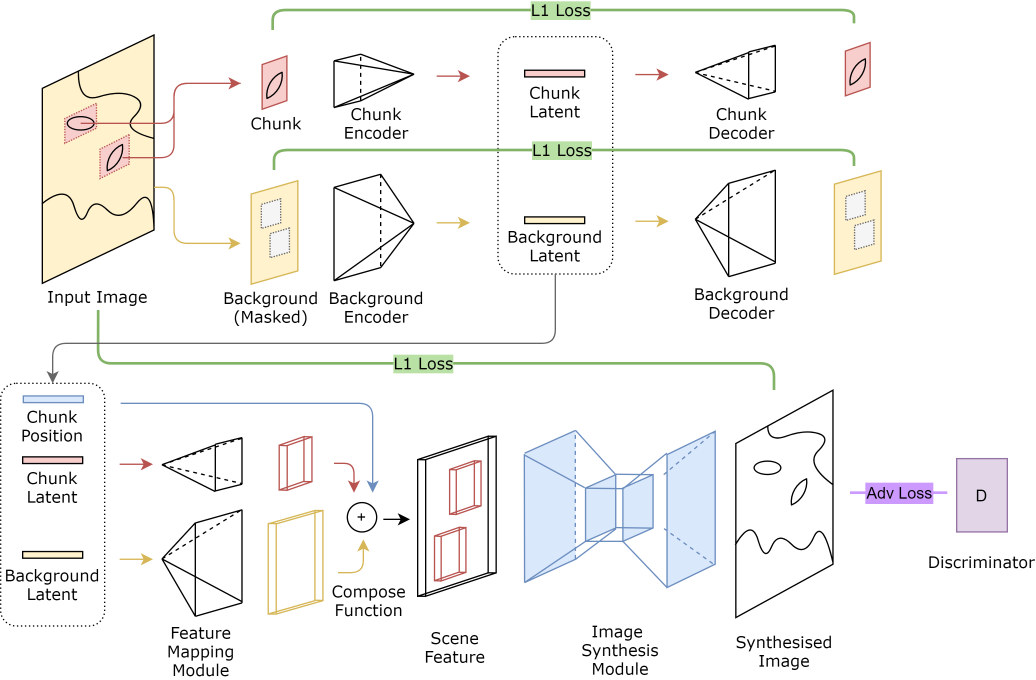
#> input picture ChunkGAN-en.png, 3108 x 2040 px (shown at 1/3 size); its folder holds only this picture in this run
$ python -i labelmap.py   (imports and definitions only)
#> lines starting #> are read from the running program, lines starting #| are printed output that depends on the picture
from PIL import Image
import numpy as np
import cv2
"""
REFER: https://hub.packtpub.com/opencv-detecting-edges-lines-shapes/
2018-06-30 Yonv1943
2018-07-01 comment to test.png
2018-07-01 gray in threshold, hierarchy
2018-07-01 draw_approx_hull_polygon() no [for loop]
2018-11-24
"""

InternalSize = (512, 512)


def scaled_size(scale, size, or_mask=0):
    return (int(size[0] * scale) | or_mask, int(size[1] * scale) | or_mask)


def area_of_size(size):
    return size[0] * size[1]


# [63 lines left out: functions filter_coutours_by_area, draw_min_rect_circle, draw_approx_hull_polygon, not called in this run]


def convert_labelmap(image,
                     internal_size=InternalSize,
                     labelmap_size=None,
                     gamma=1.0,
                     blur_radius=0.1,
                     thresh_type='global',
                     thresh_min=30,
                     block_size=0.1,
                     thresh_C=30,
                     morph_iteration=3,
                     morph_kernel_size=0.005):
    assert image.ndim == 2
    original_size = image.shape
    labelmap_size = labelmap_size or original_size

    if internal_size != original_size:
        image = cv2.resize(image, internal_size, interpolation=cv2.INTER_LANCZOS4)

    if gamma != 1.0:
        image = (255 * np.power(image / 255.0, gamma)).astype(np.uint8)

    blurred_image = cv2.GaussianBlur(image, scaled_size(blur_radius, internal_size, or_mask=1), 0)

    if thresh_type == 'global':
        _, thresh = cv2.threshold(blurred_image, thresh_min, 255, 0)
    elif thresh_type == 'otsu':
        _, thresh = cv2.threshold(blurred_image, thresh_min, 255, cv2.THRESH_OTSU)
    elif thresh_type == 'adaptive_mean' or thresh_type == 'adaptive_gaussian':
        adaptive_method = cv2.ADAPTIVE_THRESH_MEAN_C if thresh_type == 'adaptive_mean' else cv2.ADAPTIVE_THRESH_GAUSSIAN_C
        block_size = scaled_size(block_size, internal_size, or_mask=1)[0]
        thresh = cv2.adaptiveThreshold(blurred_image, 255, adaptive_method, 0, block_size,
                                       thresh_C)
    else:
        raise NotImplementedError(f'thresh type [{thresh_type}] not implemented')

    if morph_iteration is not None:
        kernel = np.ones(scaled_size(morph_kernel_size, internal_size, or_mask=3), np.uint8)
        thresh = cv2.morphologyEx(thresh, cv2.MORPH_OPEN, kernel, iterations=morph_iteration)
        thresh = cv2.morphologyEx(thresh, cv2.MORPH_CLOSE, kernel, iterations=morph_iteration)

    if internal_size != labelmap_size:
        labelmap = cv2.resize(thresh, labelmap_size, interpolation=cv2.INTER_LANCZOS4)
    else:
        labelmap = thresh

    return labelmap


# [21 lines left out: functions extract_edgemap, extract_bounding_boxes, not called in this run]


# [2 lines not run here, left out]

>>> import cv2
>>> picture = cv2.imread('../ChunkGAN-en.png', cv2.IMREAD_GRAYSCALE)
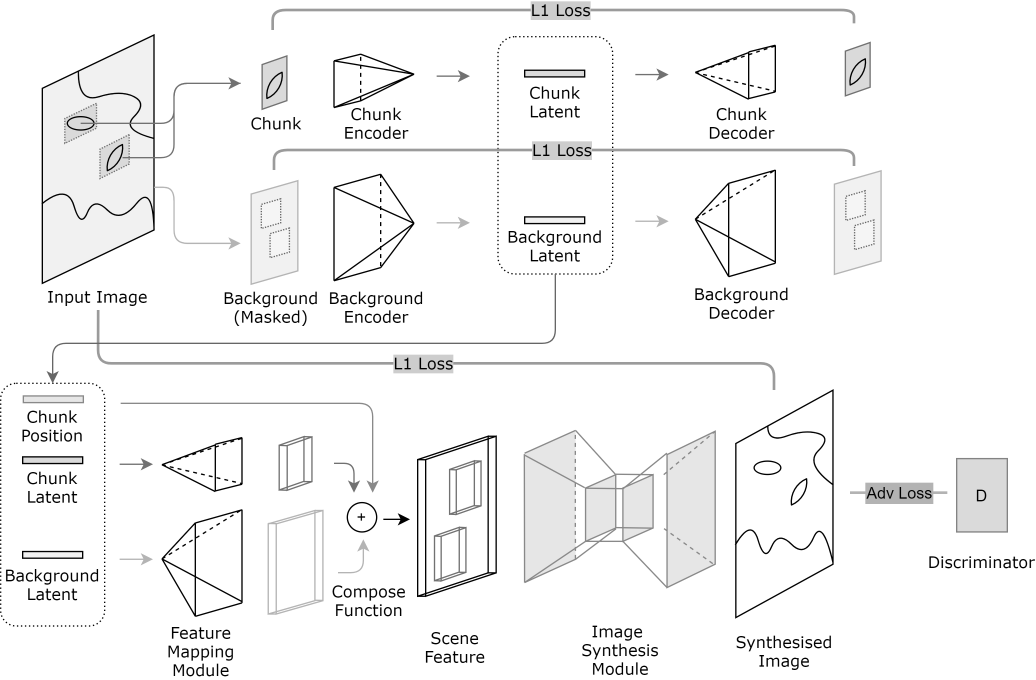
#> picture: shape (2040, 3108) (shown at 1/3 size); min 0, max 255, mean 244.6
>>> result = convert_labelmap(picture)
#> in convert_labelmap, `image = cv2.resize(image, internal_size, interpolation=cv2.INTER_LANCZ..`:
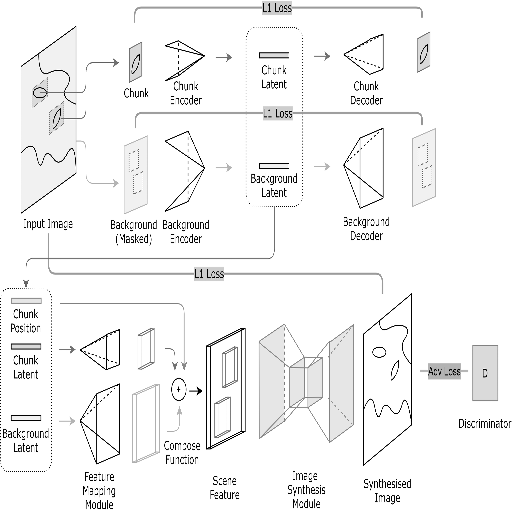
#> image: shape (512, 512); min 0, max 255, mean 244.5
#> in convert_labelmap, `blurred_image = cv2.GaussianBlur(image, scaled_size(blur_radius, inter..`:
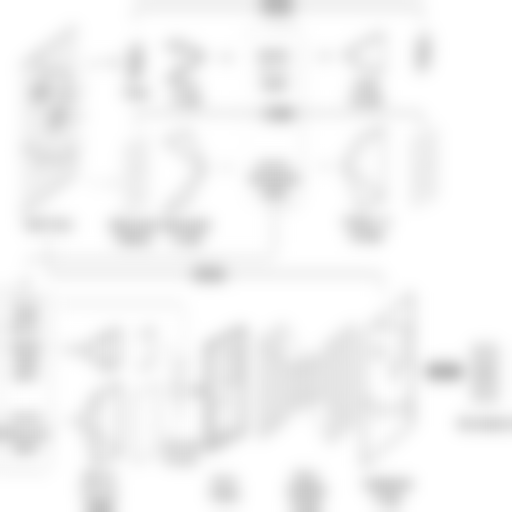
#> blurred_image: shape (512, 512); min 187, max 255, mean 244.5
#> in convert_labelmap, `_, thresh = cv2.threshold(blurred_image, thresh_min, 255, 0)`: thresh: shape (512, 512); every value is 255
#> in convert_labelmap, `labelmap = cv2.resize(thresh, labelmap_size, interpolation=cv2.INTER_L..`: labelmap: shape (3108, 2040); every value is 255
